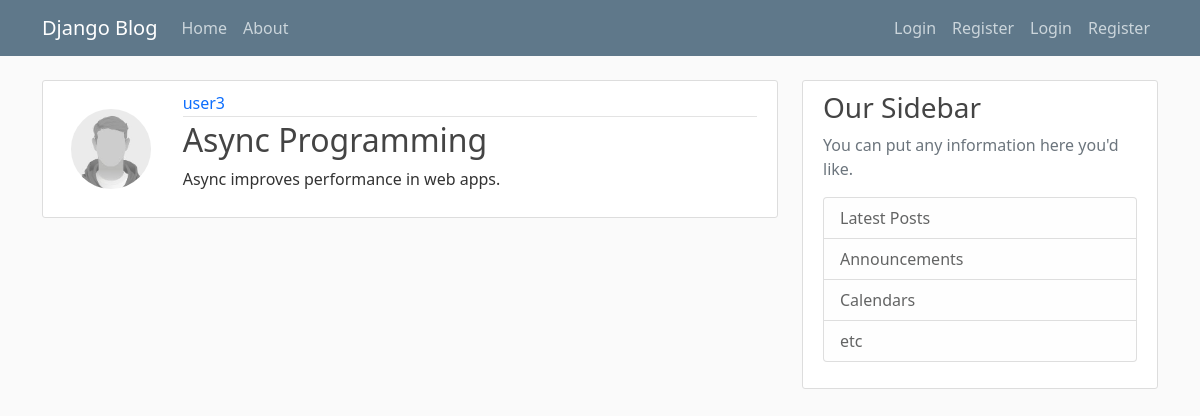
The app's page /post/38/ with its own data.
### blogapp/models.py (models this page shows, shortened)
class Posts(models.Model):
    title = models.CharField(max_length=100)
    content = models.TextField()
    data_posted = models.DateTimeField(default=timezone.now)
    author = models.ForeignKey(User,on_delete=models.CASCADE)

### users/models.py (models this page shows, shortened)
class Profile(models.Model):
    user = models.OneToOneField(User, on_delete=models.CASCADE)
    image = models.ImageField(default='default.jpeg',upload_to='profile_pics')

### blogapp/views.py (the view)
# urls.py: path('post/<int:pk>/',PostDetailView.as_view(),name ='post-detail'),
class PostDetailView(DetailView):
    model = Posts

### blogapp/templates/blogapp/posts_detail.html (shortened to what this page needs)
{% extends 'blogapp/base.html' %}
{% block content %}
<article class="media content-section">
    <div class="row">
        <div class="col-md-2 d-flex align-items-center justify-content-center">
            <img class="col-md-10 rounded-circle" src="{{ object.author.profile.image.url }}" />
        </div>
        <div class="media-body col-md-10">
            <div class="article-metadata">
                <a class="mr-2 text-decoration-none" href="{% url 'user-posts' object.author.username %}">
                    {{object.author.username}}</a>
            </div>
            <h2 class="article-title">{{ object.title}}</h2>
            <p class="article-content">{{ object.content }}</p>
        </div>
    </div>
</article>
{% endblock content%}

### blogapp/static/blogapp/main.css (style rules this page uses)
body { background: #fafafa; color: #333333; margin-top: 5rem; }
h1, h2, h3, h4, h5, h6 { color: #444444; }
.content-section { background: #ffffff; padding: 10px 20px; border: 1px solid #dddddd; border-radius: 3px; margin-bottom: 20px; }
.article-title { color: #444444; }
.article-content { white-space: pre-line; }
.article-metadata { padding-bottom: 1px; margin-bottom: 4px; border-bottom: 1px solid #e3e3e3; }

### records on screen
Posts: author.profile.image (placeholder picture), author.username "user3", title "Async Programming", content "Async improves performance in web apps."
